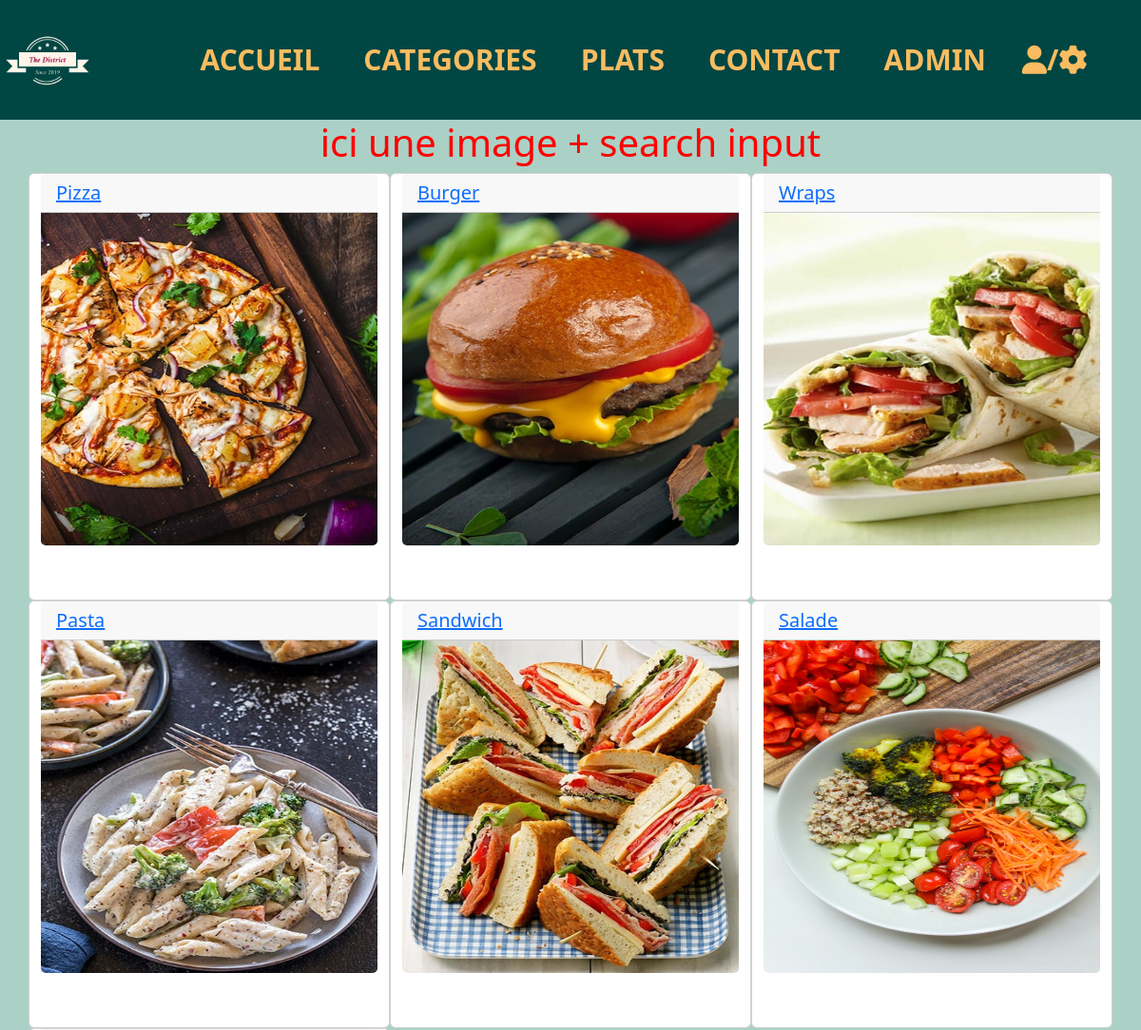
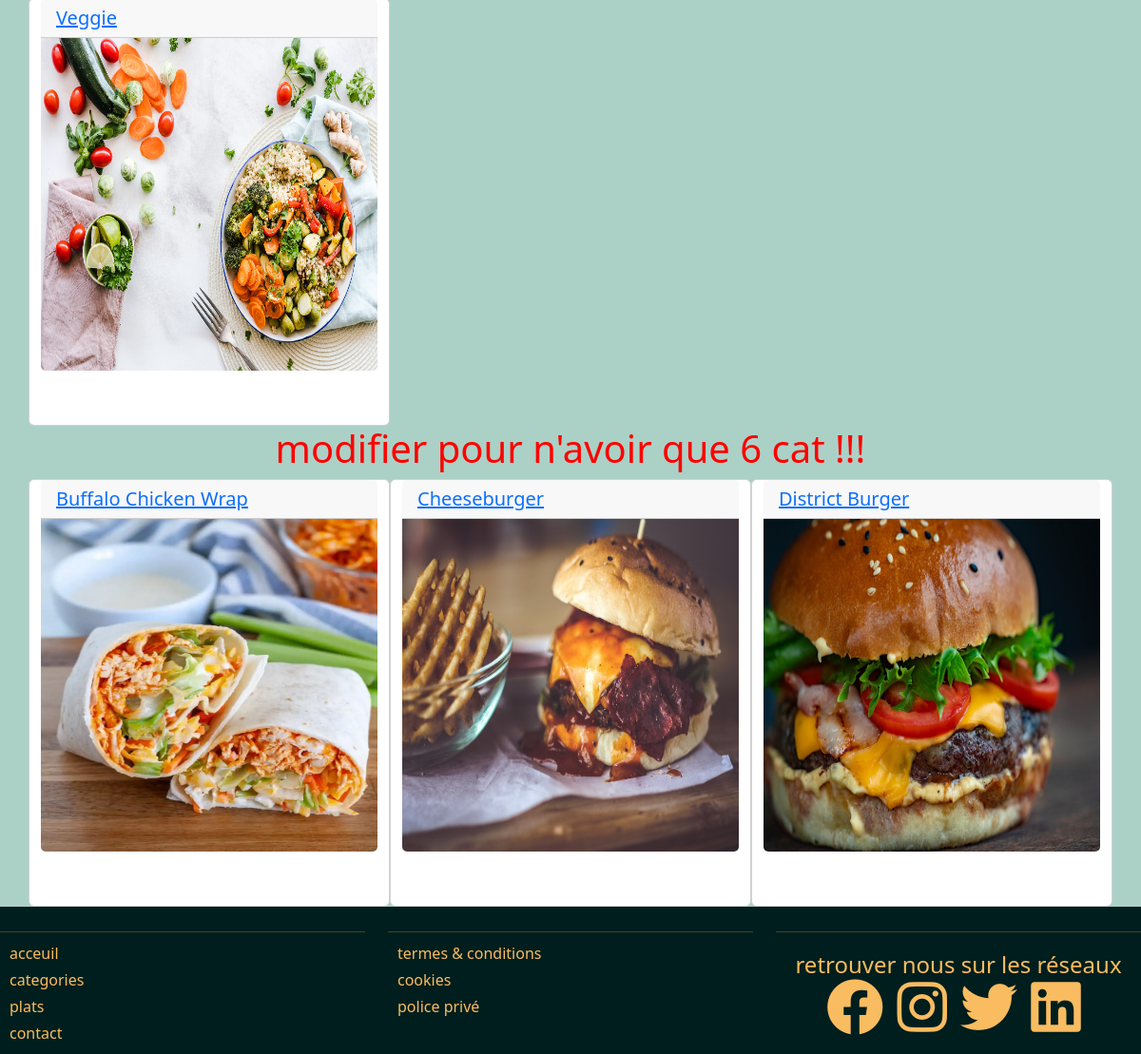
The page / on the database its author committed (2 pictures, top to bottom).
### tables this page shows
CREATE TABLE `categories` (
  `id` int NOT NULL,
  `libelle` varchar(100) NOT NULL,
  `image` varchar(200) NOT NULL,
  `active` tinyint(1) NOT NULL
);

CREATE TABLE `plats` (
  `id` int NOT NULL,
  `libelle` varchar(100) NOT NULL,
  `description` text NOT NULL,
  `prix` float NOT NULL,
  `image` varchar(100) NOT NULL,
  `id_categorie` int NOT NULL,
  `active` tinyint(1) NOT NULL
);

### Models/Model.php (called while the page is built, shortened)
<?php
class Model extends Db
{
    protected $table;
        public function most_pop_plat(){
            $query = $this->requete('SELECT COUNT(*) AS nbr_vente, plats.libelle, plats.image, plats.id, plats.prix
            FROM commandes JOIN plats ON plats.id = commandes.id
            JOIN livraison ON commandes.id = livraison.id
            WHERE commandes.etat = "1" AND LOWER(plats.active) = "1"
            GROUP BY plats.libelle, plats.image, plats.id, plats.prix
            ORDER BY nbr_vente DESC LIMIT 3; ');
        return $query->fetchAll();
        }
    public function findBy(array $criteres)
    {
        $champs =[];
        $valeurs = [];
        foreach($criteres as $champ=> $valeur){
            $champs[] = "$champ = ? ";
            $valeurs[] = $valeur;
        }
        $liste_champs = implode(' AND ', $champs);
        return $this->requete('SELECT * FROM ' .$this->table.' WHERE '. $liste_champs,$valeurs)->fetchAll();
    }
    public function requete(string $sql, array $attributs = null)
    {
        $this->db = Db::getInstance();
        if ($attributs !== null){
            $query = $this->db->prepare($sql);
            $query->execute($attributs);
            return $query;
        }else{
            return $this->db->query($sql);
        }
    }
}
?>

### Models/CategoriesModel.php (called while the page is built, shortened)
<?php
class CategoriesModel extends Model{
    public function __construct()
    {
     $this->table= 'categories';
    }
}
?>

### Core/Db.php (called while the page is built, shortened)
<?php
class Db extends PDO
{
    private static $instance;
    private function __construct()
    {
        $_dsn = "mysql:dbname=". self::DBNAME . ";host=" . self::DBHOST;
    }
    public static function getInstance()
    {
        if (self::$instance === null) {
            self::$instance = new self();
        }
        return self::$instance;
    }
}
?>

### index.php (the view, shortened to what this page needs)
<?php
$categoriemodel = new CategoriesModel();
$categories = $categoriemodel->findBy(['active' => 1,]);
$mostplat = new CommandesModel();
$most_plat = $mostplat->most_pop_plat();
require_once "./controllers/head_script.php";
require_once "./controllers/nav_script.php";
?>
<h1 style="text-align:center;color:red;"> ici une image + search input</h1>
<div class="container">
    <div class="row cate">
        <?php foreach ($categories as $cat) :
            $obj = (object) $cat; ?>
            <div class="col-lg-4 card  ">
                <a href="/?page=detail&c_id=<?= $obj->id ?>">
                    <h5 class="card-header"><?= $obj->libelle ?></h5>
                    <div class="imgcat">
                        <img src="assets/images/category/<?= $obj->image ?>" class="card-img-bottom" alt="<?= $obj->image ?>">
                    </div>
                </a>
            </div>
        <?php endforeach; ?>
    </div>
</div>
<h1 style="text-align:center;color:red;"> modifier pour n'avoir que 6 cat !!!</h1>
<div class="container">
    <div class="row mplat">
        <?php foreach ($most_plat as $mplat) :
            $obj = (object) $mplat; ?>
            <div class="col-lg-4 card  ">
                <a href="/?page=detail&c_id=<?= $obj->id ?>">
                    <h5 class="card-header"><?= $obj->libelle ?></h5>
                    <div class="imgcat">
                        <img src="assets/images/food/<?= $obj->image ?>" class="card-img-bottom" alt="<?= $obj->image ?>">
                    </div>
                </a>
            </div>
        <?php endforeach; ?>
    </div>
</div>
<?php
require_once "./controllers/footer_script.php";
?>

### controllers/head_script.php (shortened to what this page needs)
<!DOCTYPE html>
<html lang=fr>
<head>
    <link href="https://cdn.jsdelivr.net/npm/bootstrap@5.3.0-alpha3/dist/css/bootstrap.min.css" rel="stylesheet"
>
    <link rel="stylesheet" href="https://cdnjs.cloudflare.com/ajax/libs/font-awesome/6.4.0/css/all.min.css"
 />
    <link rel="stylesheet" href="/assets/css/style.css">
</head>
<body>

### controllers/nav_script.php (shortened to what this page needs)
<nav class="navbar navbar-expand-lg">
            <div class="container-fluid">
                <a class="navbar-brand" href="#"><img src="/assets/images/the_district_brand/logo_transparent.png"
                        alt="" srcset=""></a>
                <div class="collapse navbar-collapse" id="navbarNav">
                    <ul class="navbar-nav">
                        <li class="nav-item">
                            <a class="nav-link" aria-current="page" href="index.php">Accueil</a>
                        </li>
                        <li class="nav-item">
                            <a class="nav-link" href="categories.php">Categories</a>
                        </li>
                        <li class="nav-item">
                            <a class="nav-link" href="plats.php">Plats</a>
                        </li>
                        <li class="nav-item">
                            <a class="nav-link" href="contact.php">Contact</a>
                        </li>
                        <li class="nav-item">
                            <a class="nav-link" href="admin.php">admin</a>
                        </li>
                        <li>
                        <a href="connexion.php"><span><i class="fa-solid fa-user"></i>/<i class="fa-sharp fa-solid fa-gear"></i></span></a>
                        </li>
                    </ul>
                </div>
            </div>
</nav>

### controllers/footer_script.php
<footer>
        <div class="container-fluid footer">
         <div class="row">
                <div class="infos col-md-4">
                    <hr>
                    <p>acceuil</p>
                    <p>categories</p>
                    <p>plats</p>
                    <p>contact</p>
                </div>
                <div class="infos col-md-4">
                    <hr>
                    <p>termes & conditions</p>
                    <p>cookies</p>
                    <p>police privé</p>
                </div>
                <div class="infos col-md-4">
                    <hr>
                    <div class="logo">
                    <h4>retrouver nous sur les réseaux</h4>
                <span>
                <i class="fa-brands fa-facebook"></i>
                <i class="fa-brands fa-instagram"></i>
                <i class="fa-brands fa-twitter"></i>
                <i class="fa-brands fa-linkedin"></i>
                </span>
                </div>
                </div>
            </div>
        </div>
    </footer>
</body>
</html>

### assets/css/style.css (style rules this page uses)
* { margin: 0; padding: 0; box-sizing: border-box; }
body { background: #abd1c6 !important; }
.container-fluid { margin: 0 !important; padding: 0 !important; }
.navbar { background-color: #004643; }
.navbar-brand img { height: 100px; }
.collapse { display: flex; justify-content: center; }
.collapse a { text-decoration: none; color: #f9bc60; line-height: 100%; }
#navbarNav { font-size: 30px; text-align: center; font-weight: bold; text-transform: uppercase; }
#navbarNav li { margin-left: 30px; }
.nav-item a { color: #f9bc60 !important; }
.footer { background: #001e1d; color: #f9bc60; line-height: 12px; }
.footer .logo { margin-top: 20px; text-align: center; flex-direction: row; }
.footer .logo i { font-size: 60px; margin-right: 10px; }
.footer p { margin-left: 10px; }
.footer .logo h4 { margin: 0 auto ; }
.infos { margin-top: 10px; }
.card { height: 450px; }
.card img { max-width: 100%; height: 350px; }

### rows shown on the page
categories: libelle "Pizza", image (picture)
categories: libelle "Burger", image (picture)
categories: libelle "Wraps", image (picture)
categories: libelle "Pasta", image (picture)
categories: libelle "Sandwich", image (picture)
categories: libelle "Salade", image (picture)
categories: libelle "Veggie", image (picture)
plats: libelle "Buffalo Chicken Wrap", image (picture)
plats: libelle "Cheeseburger", image (picture)
plats: libelle "District Burger", image (picture)
